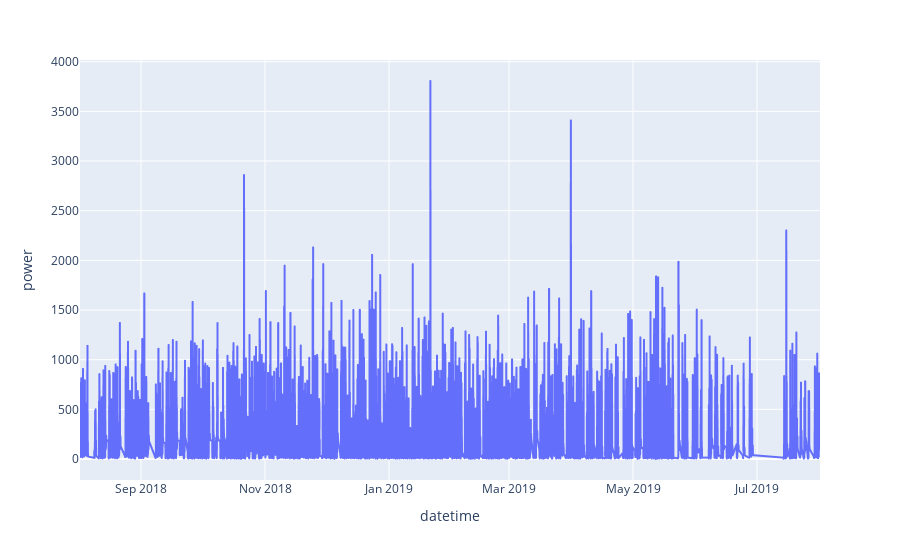

This figure's notebook cell:
### Code cell
px.line(df_clean, y='power')

### Figure 1 — Plotly figure (JSON) as saved in the notebook; plotly's stock layout.template omitted (floating-point values rounded to 4 significant figures; data arrays with more than 128 entries replaced by an {"elided": "..."} marker saying what was removed)
{"data": [{"hovertemplate": "datetime=%{x}<br>power=%{y}<extra></extra>", "legendgroup": "", "line": {"color": "#636efa", "dash": "solid"}, "marker": {"symbol": "circle"}, "mode": "lines", "name": "", "showlegend": false, "type": "scattergl", "x": {"elided": "7032 str values"}, "xaxis": "x", "y": {"elided": "7032 float values"}, "yaxis": "y"}], "layout": {"legend": {"tracegroupgap": 0}, "margin": {"t": 60}, "xaxis": {"anchor": "y", "domain": [0, 1], "title": {"text": "datetime"}}, "yaxis": {"anchor": "x", "domain": [0, 1], "title": {"text": "power"}}}}
